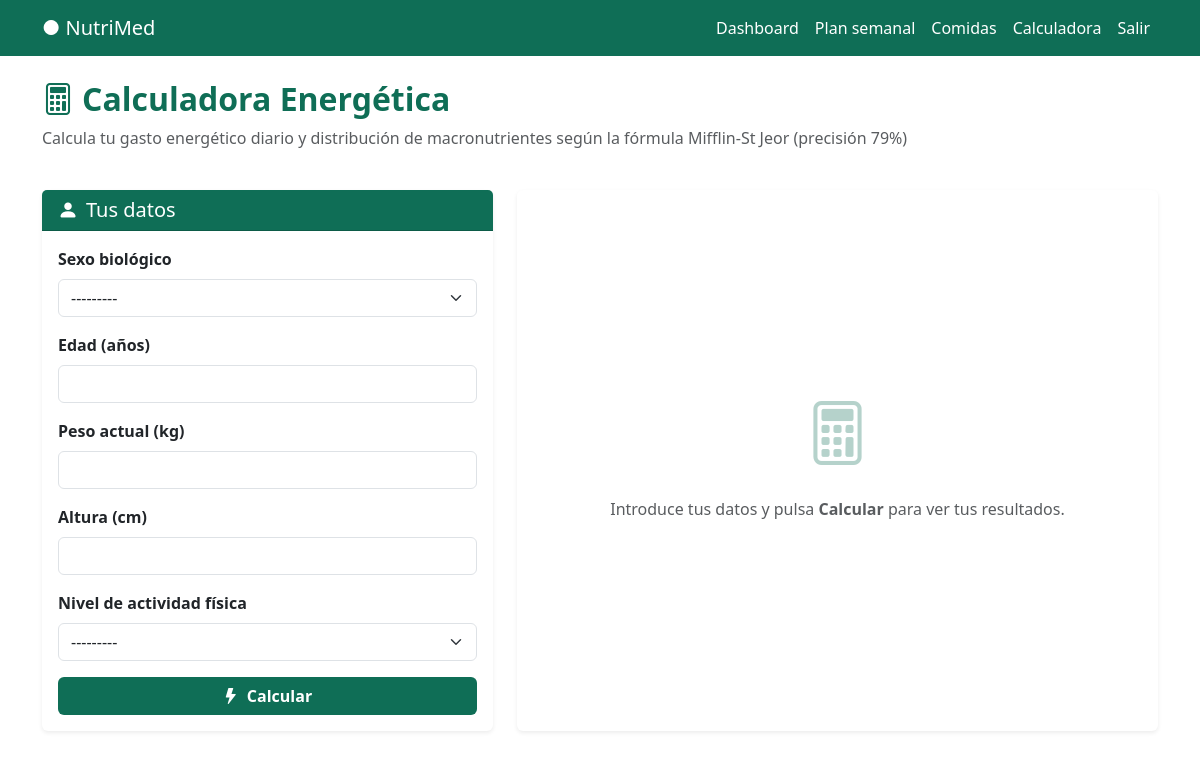
The page /calculadora/ (signed in) on the database as committed earlier.
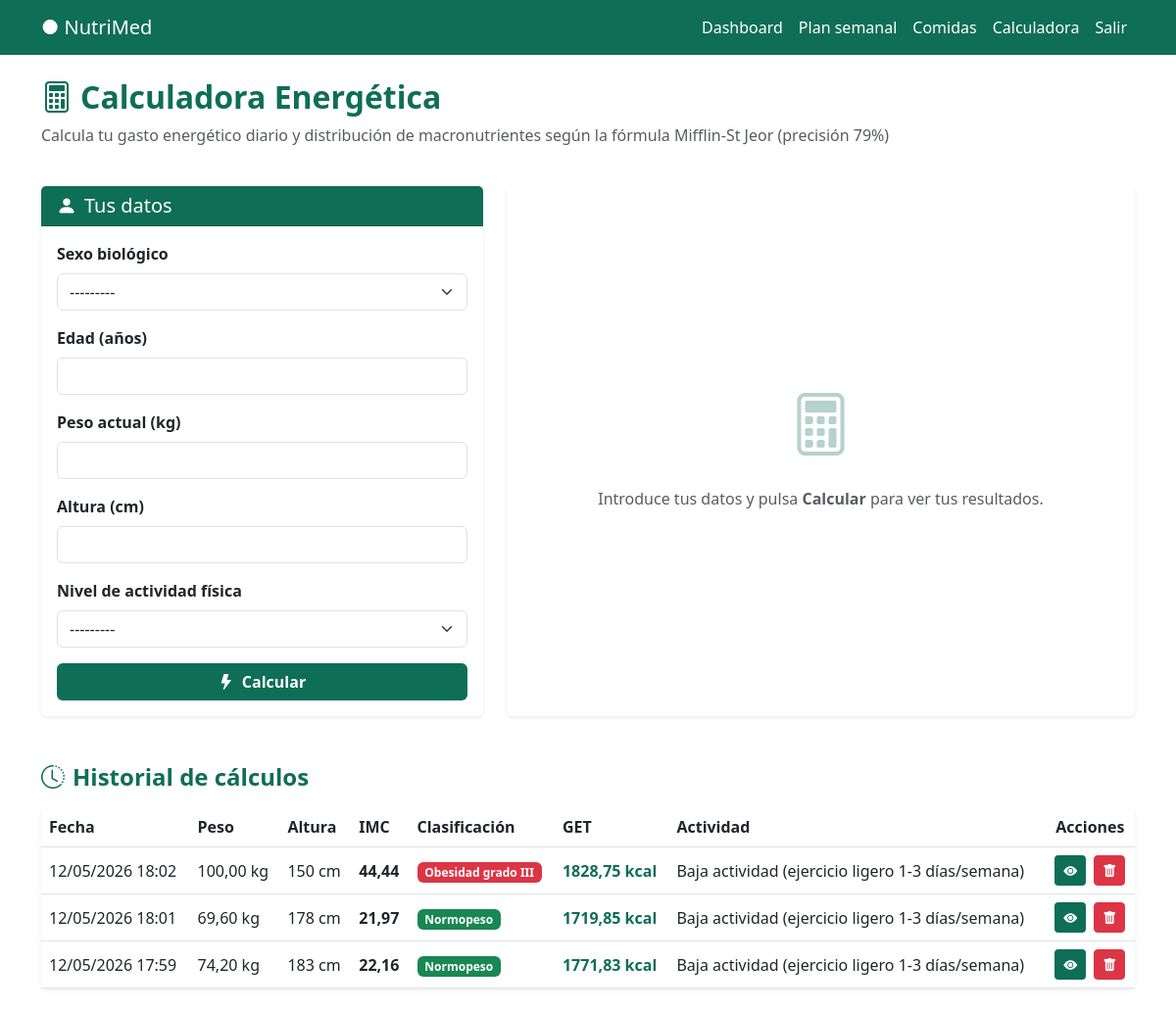
The same page on the database as committed later.
### calculadora/models.py (models this page shows, shortened)
class CalculoEnergetico(models.Model):
    SEXO_CHOICES = [
        ('H', 'Hombre'),
        ('M', 'Mujer'),
    ]
    ACTIVIDAD_CHOICES = [
        ('sedentario', 'Sedentario (trabajo de oficina, sin ejercicio)'),
        ('baja', 'Baja actividad (ejercicio ligero 1-3 días/semana)'),
        ('activo', 'Activo (ejercicio moderado 3-5 días/semana)'),
        ('muy_activo', 'Muy activo (ejercicio intenso 6-7 días/semana)'),
    ]
    usuario = models.ForeignKey(User, on_delete=models.CASCADE, related_name='calculos')
    fecha = models.DateTimeField(auto_now_add=True)
    sexo = models.CharField(max_length=1, choices=SEXO_CHOICES)
    edad = models.PositiveIntegerField()
    peso = models.DecimalField(max_digits=5, decimal_places=2)
    altura = models.PositiveIntegerField(help_text="Altura en cm")
    actividad = models.CharField(max_length=20, choices=ACTIVIDAD_CHOICES)
    imc = models.DecimalField(max_digits=5, decimal_places=2)
    clasificacion_imc = models.CharField(max_length=50)
    tmb = models.DecimalField(max_digits=7, decimal_places=2)
    get = models.DecimalField(max_digits=7, decimal_places=2, verbose_name="Gasto Energético Total")
    proteinas_g = models.DecimalField(max_digits=6, decimal_places=2)
    hidratos_g = models.DecimalField(max_digits=6, decimal_places=2)
    grasas_g = models.DecimalField(max_digits=6, decimal_places=2)
    class Meta:
        ordering = ['-fecha']
        verbose_name = 'Cálculo Energético'
        verbose_name_plural = 'Cálculos Energéticos'

### calculadora/views.py (the view, shortened to what this page needs)
# urls.py: path('', views.calculadora, name='calculadora'),
@login_required
def calculadora(request):
    resultado = None
    historial = CalculoEnergetico.objects.filter(usuario=request.user)[:10]
    ver_id = request.GET.get('ver')
    if ver_id:
        calculo_ver = get_object_or_404(CalculoEnergetico, id=ver_id, usuario=request.user)
        form = CalculoEnergeticoForm(instance=calculo_ver)
        resultado = calculo_ver
    else:
        form = CalculoEnergeticoForm()
    return render(request, 'calculadora/calculadora.html', {
        'form': form,
        'resultado': resultado,
        'historial': historial,
    })

### calculadora/forms.py
class CalculoEnergeticoForm(forms.ModelForm):
    class Meta:
        model = CalculoEnergetico
        fields = ['sexo', 'edad', 'peso', 'altura', 'actividad']
        widgets = {
            'sexo': forms.Select(attrs={'class': 'form-select'}),
            'edad': forms.NumberInput(attrs={'class': 'form-control', 'min': 10, 'max': 100}),
            'peso': forms.NumberInput(attrs={'class': 'form-control', 'min': 20, 'max': 300, 'step': '0.1'}),
            'altura': forms.NumberInput(attrs={'class': 'form-control', 'min': 100, 'max': 250}),
            'actividad': forms.Select(attrs={'class': 'form-select'}),
        }
        labels = {
            'sexo': 'Sexo biológico',
            'edad': 'Edad (años)',
            'peso': 'Peso actual (kg)',
            'altura': 'Altura (cm)',
            'actividad': 'Nivel de actividad física',
        }

### templates/calculadora/calculadora.html (shortened to what this page needs)
{% extends 'base.html' %}
{% block content %}
<div class="container py-4">
  <div class="row mb-4">
    <div class="col">
      <h2 class="fw-bold" style="color: #0F6E56;">
        <i class="bi bi-calculator me-2"></i>Calculadora Energética
      </h2>
      <p class="text-muted">Calcula tu gasto energético diario y distribución de macronutrientes según la fórmula Mifflin-St Jeor (precisión 79%)</p>
    </div>
  </div>
  <div class="row g-4">
    <div class="col-lg-5">
      <div class="card shadow-sm border-0 h-100">
        <div class="card-header text-white" style="background-color: #0F6E56;">
          <h5 class="mb-0"><i class="bi bi-person-fill me-2"></i>Tus datos</h5>
        </div>
        <div class="card-body">
          <form method="POST">
            {% for field in form %}
            <div class="mb-3">
              <label class="form-label fw-semibold">{{ field.label }}</label>
              {{ field }}
            </div>
            {% endfor %}
            <button type="submit" class="btn w-100 text-white fw-bold" style="background-color: #0F6E56;">
              <i class="bi bi-lightning-fill me-2"></i>Calcular
            </button>
          </form>
        </div>
      </div>
    </div>
    <div class="col-lg-7">
      {% if resultado %}
      <div class="card shadow-sm border-0 mb-4">
        <div class="card-header text-white" style="background-color: #0F6E56;">
          <h5 class="mb-0"><i class="bi bi-bar-chart-fill me-2"></i>Tus resultados</h5>
        </div>
        <div class="card-body">
          <div class="row g-3 mb-4">
            <div class="col-6">
              <div class="p-3 rounded text-center" style="background-color: #e8f5f0;">
                <div class="fs-2 fw-bold" style="color: #0F6E56;">{{ resultado.imc }}</div>
                <div class="small text-muted">IMC (kg/m²)</div>
              </div>
            </div>
            <div class="col-6">
              <div class="p-3 rounded text-center" style="background-color: #e8f5f0;">
                <div class="fs-5 fw-bold" style="color: #0F6E56;">{{ resultado.clasificacion_imc }}</div>
                <div class="small text-muted">Clasificación OMS</div>
              </div>
            </div>
          </div>
          <div class="row g-3 mb-4">
            <div class="col-6">
              <div class="p-3 rounded text-center border">
                <div class="fs-3 fw-bold text-secondary">{{ resultado.tmb }}</div>
                <div class="small text-muted">TMB (kcal/día)</div>
                <div class="small text-muted fst-italic">Metabolismo basal</div>
              </div>
            </div>
            <div class="col-6">
              <div class="p-3 rounded text-center text-white" style="background-color: #0F6E56;">
                <div class="fs-3 fw-bold">{{ resultado.get }}</div>
                <div class="small">GET (kcal/día)</div>
                <div class="small fst-italic">Gasto total diario</div>
              </div>
            </div>
          </div>
          <h6 class="fw-bold mb-3" style="color: #0F6E56;">Distribución de macronutrientes recomendada</h6>
          <div class="row g-3">
            <div class="col-4">
              <div class="p-3 rounded text-center" style="background-color: #fff3cd;">
                <div class="fs-4 fw-bold text-warning">{{ resultado.hidratos_g }}g</div>
                <div class="small text-muted">Hidratos</div>
                <div class="small text-muted">55% · 4 kcal/g</div>
              </div>
            </div>
            <div class="col-4">
              <div class="p-3 rounded text-center" style="background-color: #d1ecf1;">
                <div class="fs-4 fw-bold text-info">{{ resultado.proteinas_g }}g</div>
                <div class="small text-muted">Proteínas</div>
                <div class="small text-muted">15% · 4 kcal/g</div>
              </div>
            </div>
            <div class="col-4">
              <div class="p-3 rounded text-center" style="background-color: #f8d7da;">
                <div class="fs-4 fw-bold text-danger">{{ resultado.grasas_g }}g</div>
                <div class="small text-muted">Grasas</div>
                <div class="small text-muted">30% · 9 kcal/g</div>
              </div>
            </div>
          </div>
          <div class="alert alert-light border mt-4 mb-0 small">
            <i class="bi bi-info-circle me-1" style="color: #0F6E56;"></i>
            Calculado con la fórmula <strong>Mifflin-St Jeor (1990)</strong> con factor de actividad FAO/WHO/ONU.
            Distribución: HC 55% · Proteínas 15% · Grasas 30%.
          </div>
        </div>
      </div>
      {% else %}
      <div class="card shadow-sm border-0 h-100">
        <div class="card-body d-flex flex-column align-items-center justify-content-center text-center py-5">
          <i class="bi bi-calculator" style="font-size: 4rem; color: #0F6E56; opacity: 0.3;"></i>
          <p class="text-muted mt-3">Introduce tus datos y pulsa <strong>Calcular</strong> para ver tus resultados.</p>
        </div>
      </div>
      {% endif %}
    </div>
  </div>
  {% if historial %}
  <div class="row mt-5">
    <div class="col">
      <h4 class="fw-bold mb-3" style="color: #0F6E56;">
        <i class="bi bi-clock-history me-2"></i>Historial de cálculos
      </h4>
      <div class="card shadow-sm border-0">
        <div class="table-responsive">
          <table class="table table-hover align-middle mb-0">
            <thead style="background-color: #0F6E56; color: white;">
              <tr>
                <th>Fecha</th>
                <th>Peso</th>
                <th>Altura</th>
                <th>IMC</th>
                <th>Clasificación</th>
                <th>GET</th>
                <th>Actividad</th>
                <th class="text-center">Acciones</th>
              </tr>
            </thead>
            <tbody>
              {% for c in historial %}
              <tr>
                <td>{{ c.fecha|date:"d/m/Y H:i" }}</td>
                <td>{{ c.peso }} kg</td>
                <td>{{ c.altura }} cm</td>
                <td><strong>{{ c.imc }}</strong></td>
                <td>
                  <span class="badge
                    {% if c.clasificacion_imc == 'Normopeso' %}bg-success
                    {% elif c.clasificacion_imc == 'Bajo peso' %}bg-warning text-dark
                    {% else %}bg-danger{% endif %}">
                    {{ c.clasificacion_imc }}
                  </span>
                </td>
                <td><strong style="color: #0F6E56;">{{ c.get }} kcal</strong></td>
                <td>{{ c.get_actividad_display }}</td>
                <td class="text-center">
                  <div class="d-flex gap-2 justify-content-center">
                    <a href="{% url 'calculadora' %}?ver={{ c.id }}"
                       class="btn btn-sm text-white"
                       style="background-color: #0F6E56;"
                       title="Ver este cálculo">
                      <i class="bi bi-eye-fill"></i>
                    </a>
                    <form method="POST" action="{% url 'eliminar_calculo' c.id %}"
                          onsubmit="return confirm('¿Eliminar este cálculo?')">
                      <button type="submit"
                              class="btn btn-sm btn-danger"
                              title="Eliminar">
                        <i class="bi bi-trash-fill"></i>
                      </button>
                    </form>
                  </div>
                </td>
              </tr>
              {% endfor %}
            </tbody>
          </table>
        </div>
      </div>
    </div>
  </div>
  {% endif %}
</div>
{% endblock %}

### templates/base.html (shortened to what this page needs)
<!doctype html>
<html lang="es">
  <head>
    <link
      href="https://cdn.jsdelivr.net/npm/bootstrap@5.3.0/dist/css/bootstrap.min.css"
      rel="stylesheet"
    />
    <link
      href="https://cdn.jsdelivr.net/npm/bootstrap-icons@1.11.0/font/bootstrap-icons.css"
      rel="stylesheet"
    />
  </head>
  <body>
    {% if user.is_authenticated %}
    <nav class="navbar navbar-expand-lg" style="background: #0f6e56">
      <div class="container">
        <a class="navbar-brand text-white fw-500" href="/">● NutriMed</a>
        <div class="navbar-nav ms-auto">
          <a class="nav-link text-white" href="/dashboard">Dashboard</a>
          <a class="nav-link text-white" href="/plan">Plan semanal</a>
          <a class="nav-link text-white" href="/alimentos/comidas">Comidas</a>
          <a class="nav-link text-white" href="/calculadora">Calculadora</a>
          <a class="nav-link text-white" href="/logout">Salir</a>
        </div>
      </div>
    </nav>
    {% endif %}
    <main>{% block content %}{% endblock %}</main>
  </body>
</html>

Rows that differ between the two databases and show on the page:
added CalculoEnergetico: fecha "12/05/2026 18:02", peso "100,00", altura "150", imc "44,44", clasificacion_imc "Obesidad grado III", get "1828,75", actividad "Baja actividad (ejercicio ligero 1-3 días/semana)"
added CalculoEnergetico: fecha "12/05/2026 18:01", peso "69,60", altura "178", imc "21,97", clasificacion_imc "Normopeso", get "1719,85", actividad "Baja actividad (ejercicio ligero 1-3 días/semana)"
added CalculoEnergetico: fecha "12/05/2026 17:59", peso "74,20", altura "183", imc "22,16", clasificacion_imc "Normopeso", get "1771,83", actividad "Baja actividad (ejercicio ligero 1-3 días/semana)"
Other text that changed with them:
text now shown: "Historial de cálculos Fecha Peso Altura IMC Clasificación GET Actividad Acciones"
